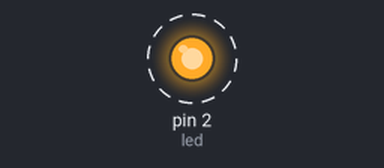
The program below on a simulated MicroPython board. Parts: output pins drawn as LEDs (lit = HIGH). Dashed ring = blinking.

Above: at 0.2 s.
Timing chart, 0 to 3.0 s (numbered marks = the images above):
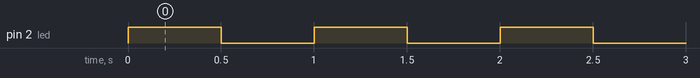

Measured:
- by itself, pin 2 (led): alternates HIGH for 0.50 s and LOW for 0.50 s

The program:

uartread.py
```python
import machine
from machine import Pin
from time import sleep

led=Pin(2,Pin.OUT)

import uos
uos.dupterm(None, 1)#把串口0 从repl分离出来


uart=machine.UART(0,115200)
uart.init(115200, bits=8, parity=None, stop=1) # init with given parameters

uart.write("read uart data \n")


while True:
  led.value(not led.value())
  sleep(0.5)
  if uart.any():
    rdata=uart.read()
    uart.write(rdata)
  else:
    uart.write("There is no data \n")
```
